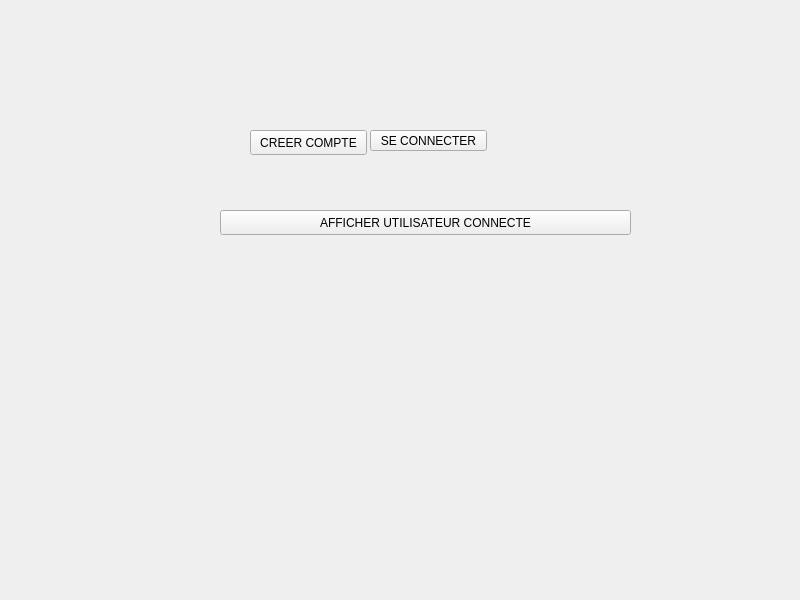
<?xml version="1.0" encoding="UTF-8"?>
<ui version="4.0">
 <class>MainWindow</class>
 <widget class="QMainWindow" name="MainWindow">
  <property name="geometry">
   <rect>
    <x>0</x>
    <y>0</y>
    <width>800</width>
    <height>600</height>
   </rect>
  </property>
  <property name="windowTitle">
   <string>MainWindow</string>
  </property>
  <widget class="QWidget" name="centralwidget">
   <widget class="QPushButton" name="creer_compte">
    <property name="geometry">
     <rect>
      <x>250</x>
      <y>130</y>
      <width>117</width>
      <height>25</height>
     </rect>
    </property>
    <property name="text">
     <string>CREER COMPTE</string>
    </property>
   </widget>
   <widget class="QPushButton" name="se_connecter">
    <property name="geometry">
     <rect>
      <x>370</x>
      <y>130</y>
      <width>117</width>
      <height>21</height>
     </rect>
    </property>
    <property name="text">
     <string>SE CONNECTER</string>
    </property>
   </widget>
   <widget class="QPushButton" name="afficher_connecter">
    <property name="geometry">
     <rect>
      <x>220</x>
      <y>210</y>
      <width>411</width>
      <height>25</height>
     </rect>
    </property>
    <property name="text">
     <string>AFFICHER UTILISATEUR CONNECTE</string>
    </property>
   </widget>
  </widget>
 </widget>
 <resources/>
 <connections/>
</ui>
